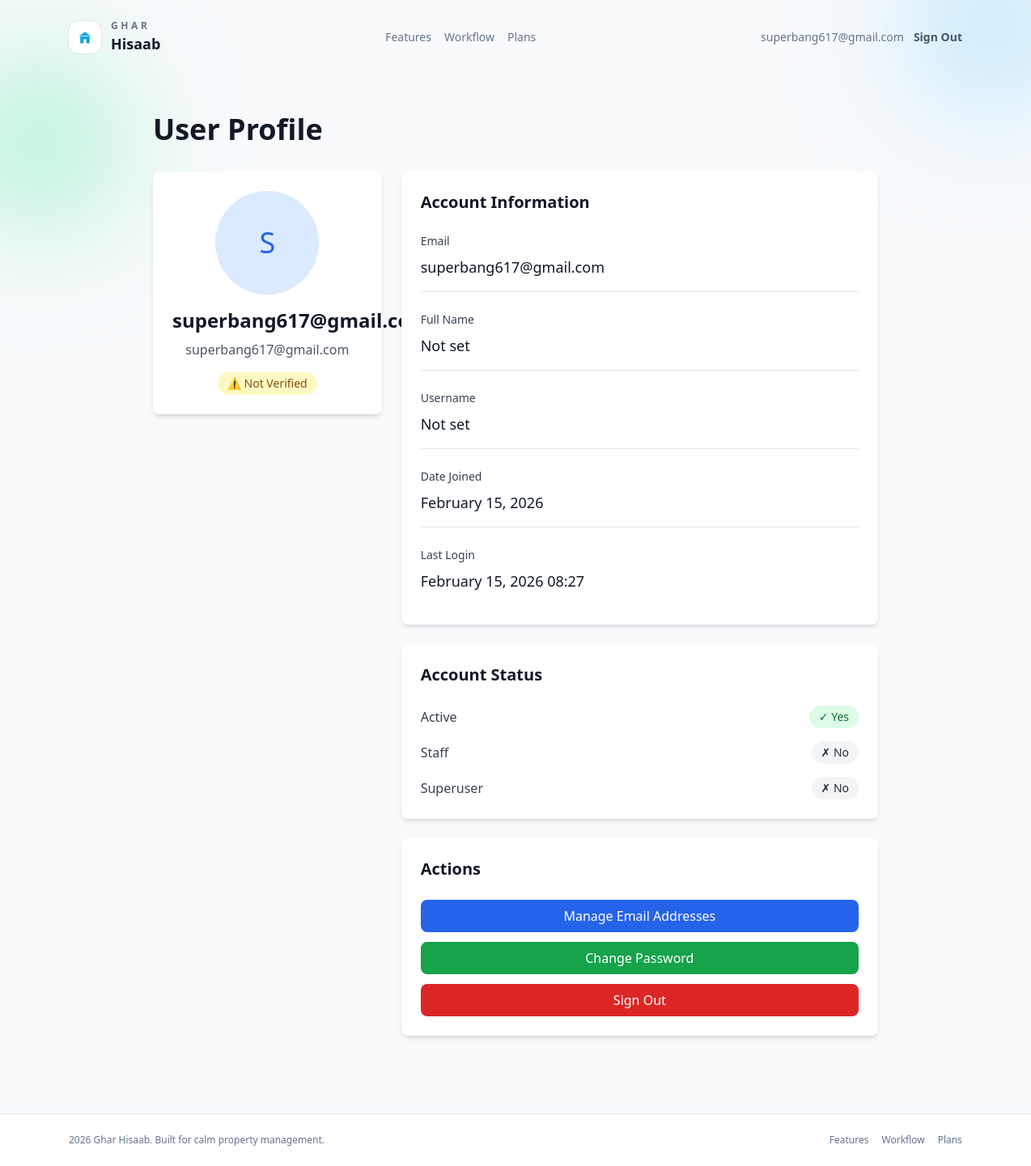
The app's page /api/accounts/profile/ (signed in) with its own data.
### accounts/models.py (models this page shows, shortened)
class User(AbstractUser):
    username = None  # 🔥 VERY IMPORTANT — remove username field
    email = models.EmailField(unique=True, max_length=254)
    profile_image = models.ImageField(upload_to="profile_images/", null=True, blank=True)
    is_verified = models.BooleanField(default=False)
    objects = UserManager()
    USERNAME_FIELD = "email"
    REQUIRED_FIELDS = []

### accounts/views.py (the view)
# urls.py: path("profile/", ProfileView.as_view(), name="profile"),
@method_decorator(login_required, name='dispatch')
class ProfileView(TemplateView):
    template_name = 'account/profile.html'
    def get_context_data(self, **kwargs):
        context = super().get_context_data(**kwargs)
        context['user'] = self.request.user
        return context

### templates/account/profile.html (shortened to what this page needs)
{% extends "base.html" %}
{% load i18n %}
{% block content %}
<div class="max-w-4xl mx-auto">
    <div class="mb-8">
        <h1 class="text-4xl font-bold text-gray-900">{% trans "User Profile" %}</h1>
    </div>
    <div class="grid grid-cols-1 md:grid-cols-3 gap-6">
        <div class="md:col-span-1">
            <div class="bg-white rounded-lg shadow-md p-6">
                <div class="text-center">
                    {% if user.profile_image %}
                        <img src="{{ user.profile_image.url }}" alt="Profile" class="w-32 h-32 rounded-full mx-auto object-cover mb-4">
                    {% else %}
                        <div class="w-32 h-32 rounded-full mx-auto bg-blue-100 flex items-center justify-center mb-4">
                            <span class="text-4xl text-blue-600">{{ user.email|first|upper }}</span>
                        </div>
                    {% endif %}
                    <h2 class="text-2xl font-bold text-gray-900">{{ user.get_full_name|default:user.email }}</h2>
                    <p class="text-gray-600 mt-2">{{ user.email }}</p>
                    {% if user.is_verified %}
                        <div class="mt-4">
                            <span class="inline-block bg-green-100 text-green-800 px-3 py-1 rounded-full text-sm font-medium">
                                ✓ {% trans "Verified" %}
                            </span>
                        </div>
                    {% else %}
                        <div class="mt-4">
                            <span class="inline-block bg-yellow-100 text-yellow-800 px-3 py-1 rounded-full text-sm font-medium">
                                ⚠ {% trans "Not Verified" %}
                            </span>
                        </div>
                    {% endif %}
                </div>
            </div>
        </div>
        <div class="md:col-span-2">
            <div class="bg-white rounded-lg shadow-md p-6 mb-6">
                <h3 class="text-xl font-bold text-gray-900 mb-6">{% trans "Account Information" %}</h3>
                <div class="space-y-6">
                    <div class="border-b pb-4">
                        <label class="block text-sm font-medium text-gray-700 mb-2">{% trans "Email" %}</label>
                        <p class="text-gray-900 text-lg">{{ user.email }}</p>
                    </div>
                    <div class="border-b pb-4">
                        <label class="block text-sm font-medium text-gray-700 mb-2">{% trans "Full Name" %}</label>
                        <p class="text-gray-900 text-lg">{{ user.get_full_name|default:"Not set" }}</p>
                    </div>
                    <div class="border-b pb-4">
                        <label class="block text-sm font-medium text-gray-700 mb-2">{% trans "Username" %}</label>
                        <p class="text-gray-900 text-lg">{{ user.username|default:"Not set" }}</p>
                    </div>
                    <div class="border-b pb-4">
                        <label class="block text-sm font-medium text-gray-700 mb-2">{% trans "Date Joined" %}</label>
                        <p class="text-gray-900 text-lg">{{ user.date_joined|date:"F d, Y" }}</p>
                    </div>
                    <div class="pb-4">
                        <label class="block text-sm font-medium text-gray-700 mb-2">{% trans "Last Login" %}</label>
                        <p class="text-gray-900 text-lg">
                            {% if user.last_login %}
                                {{ user.last_login|date:"F d, Y H:i" }}
                            {% else %}
                                {% trans "Never" %}
                            {% endif %}
                        </p>
                    </div>
                </div>
            </div>
            <div class="bg-white rounded-lg shadow-md p-6 mb-6">
                <h3 class="text-xl font-bold text-gray-900 mb-6">{% trans "Account Status" %}</h3>
                <div class="space-y-4">
                    <div class="flex items-center justify-between">
                        <span class="text-gray-700">{% trans "Active" %}</span>
                        <span class="px-3 py-1 rounded-full {% if user.is_active %}bg-green-100 text-green-800{% else %}bg-red-100 text-red-800{% endif %} text-sm font-medium">
                            {% if user.is_active %}✓ {% trans "Yes" %}{% else %}✗ {% trans "No" %}{% endif %}
                        </span>
                    </div>
                    <div class="flex items-center justify-between">
                        <span class="text-gray-700">{% trans "Staff" %}</span>
                        <span class="px-3 py-1 rounded-full {% if user.is_staff %}bg-blue-100 text-blue-800{% else %}bg-gray-100 text-gray-800{% endif %} text-sm font-medium">
                            {% if user.is_staff %}✓ {% trans "Yes" %}{% else %}✗ {% trans "No" %}{% endif %}
                        </span>
                    </div>
                    <div class="flex items-center justify-between">
                        <span class="text-gray-700">{% trans "Superuser" %}</span>
                        <span class="px-3 py-1 rounded-full {% if user.is_superuser %}bg-purple-100 text-purple-800{% else %}bg-gray-100 text-gray-800{% endif %} text-sm font-medium">
                            {% if user.is_superuser %}✓ {% trans "Yes" %}{% else %}✗ {% trans "No" %}{% endif %}
                        </span>
                    </div>
                </div>
            </div>
            <div class="bg-white rounded-lg shadow-md p-6">
                <h3 class="text-xl font-bold text-gray-900 mb-6">{% trans "Actions" %}</h3>
                <div class="space-y-3">
                    <a href="{% url 'account_email' %}" class="block w-full text-center bg-blue-600 text-white px-4 py-2 rounded-lg hover:bg-blue-700 transition">
                        {% trans "Manage Email Addresses" %}
                    </a>
                    <a href="{% url 'account_change_password' %}" class="block w-full text-center bg-green-600 text-white px-4 py-2 rounded-lg hover:bg-green-700 transition">
                        {% trans "Change Password" %}
                    </a>
                    <a href="{% url 'account_logout' %}" class="block w-full text-center bg-red-600 text-white px-4 py-2 rounded-lg hover:bg-red-700 transition">
                        {% trans "Sign Out" %}
                    </a>
                </div>
            </div>
        </div>
    </div>
</div>
{% endblock %}

### templates/base.html (shortened to what this page needs)
<!DOCTYPE html>
<html lang="en">
<head>
    <script src="https://cdn.tailwindcss.com"></script>
</head>
<body class="bg-slate-50 text-slate-900">
    <header class="relative">
        <div class="absolute inset-0 -z-10">
            <div class="absolute -top-20 -right-16 h-56 w-56 rounded-full bg-sky-200/70 blur-3xl"></div>
            <div class="absolute top-16 -left-16 h-56 w-56 rounded-full bg-emerald-200/70 blur-3xl"></div>
        </div>
        <nav class="mx-auto flex max-w-6xl items-center justify-between px-6 py-6">
            <div class="flex items-center gap-3">
                <div class="flex h-10 w-10 items-center justify-center rounded-xl bg-white ring-1 ring-slate-200 shadow-sm">
                    <svg class="h-5 w-5 text-sky-500" aria-hidden="true" xmlns="http://www.w3.org/2000/svg" viewBox="0 0 24 24" fill="currentColor">
                        <path d="M3 10.5 12 4l9 6.5M5 9.5V20a1 1 0 0 0 1 1h4v-6h4v6h4a1 1 0 0 0 1-1V9.5"/>
                    </svg>
                </div>
                <div>
                    <p class="text-xs font-semibold tracking-[0.3em] text-slate-500">GHAR</p>
                    <p class="text-lg font-semibold">Hisaab</p>
                </div>
            </div>
            <div class="hidden items-center gap-4 sm:flex">
                <a href="/#features" class="text-sm text-slate-500 hover:text-slate-900">Features</a>
                <a href="/#workflow" class="text-sm text-slate-500 hover:text-slate-900">Workflow</a>
                <a href="/#pricing" class="text-sm text-slate-500 hover:text-slate-900">Plans</a>
            </div>
            <div class="flex items-center gap-3">
                {% if user.is_authenticated %}
                    <span class="hidden text-sm text-slate-500 sm:block">{{ user.email }}</span>
                    <a href="{% url 'account_logout' %}" class="text-sm font-semibold text-slate-600 hover:text-slate-900">
                        Sign Out
                    </a>
                {% endif %}
            </div>
        </nav>
    </header>
    <main class="mx-auto max-w-6xl px-6 py-12">
        {% block content %}{% endblock %}
    </main>
    <footer class="border-t border-slate-200 bg-white mt-12">
        <div class="mx-auto flex max-w-6xl flex-wrap items-center justify-between gap-4 px-6 py-6 text-xs text-slate-500">
            <p>2026 Ghar Hisaab. Built for calm property management.</p>
            <div class="flex gap-4">
                <a href="/#features" class="hover:text-slate-900">Features</a>
                <a href="/#workflow" class="hover:text-slate-900">Workflow</a>
                <a href="/#pricing" class="hover:text-slate-900">Plans</a>
            </div>
        </div>
    </footer>
</body>
</html>

### records on screen
User: email "superbang617@gmail.com", email|first "S", get_full_name "superbang617@gmail.com", get_full_name "Not set", username "Not set", date_joined "February 15, 2026", last_login "February 15, 2026 08:27"
